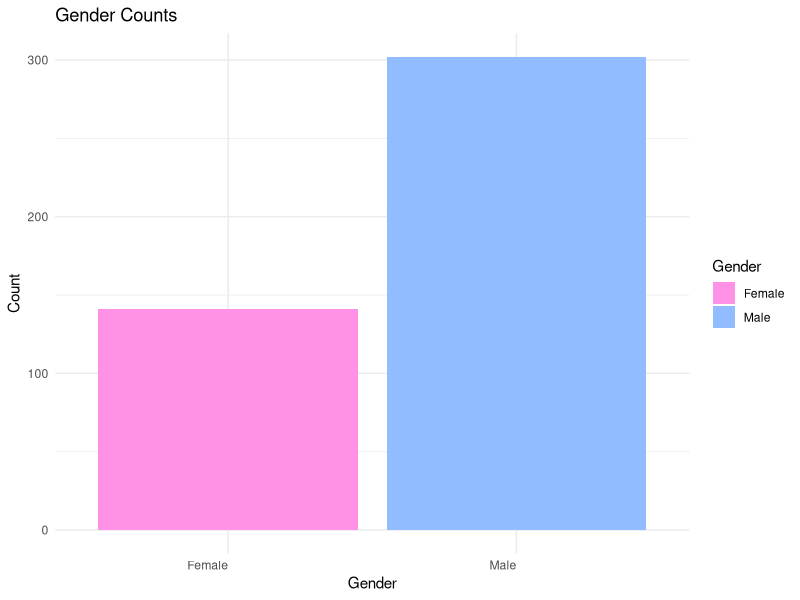
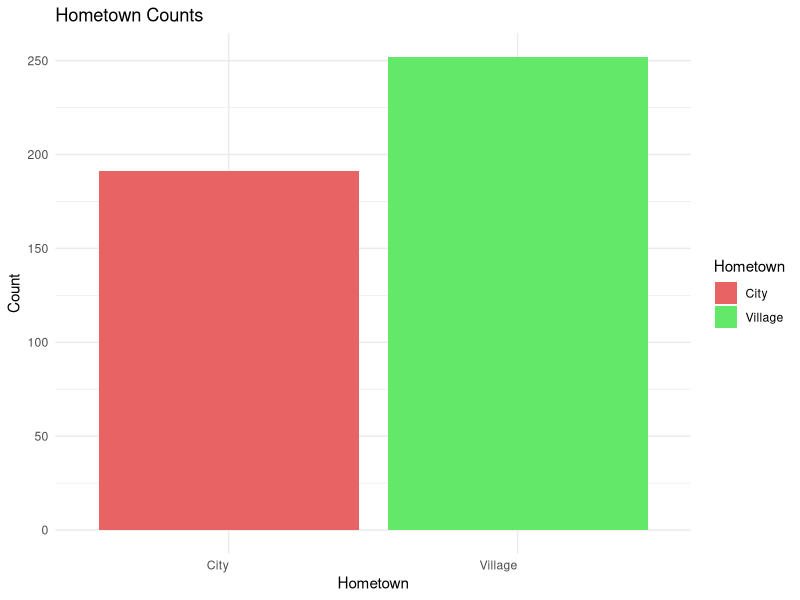
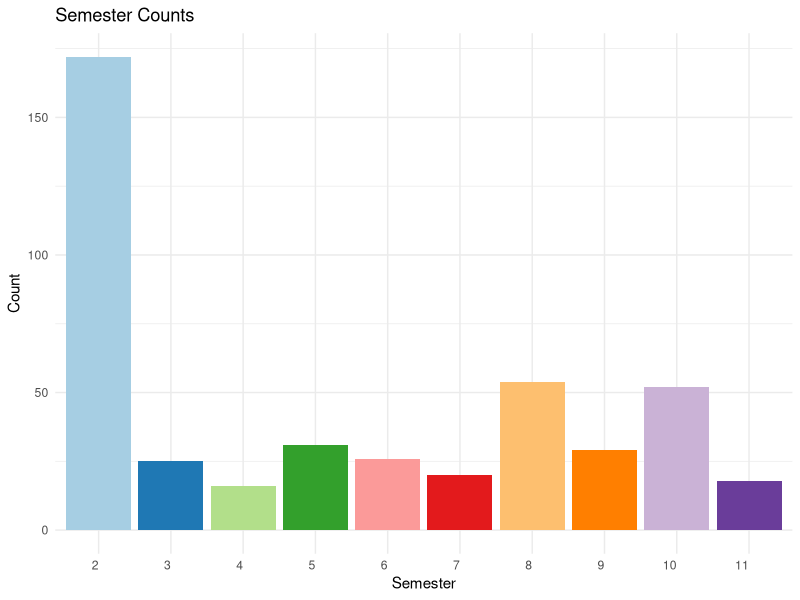
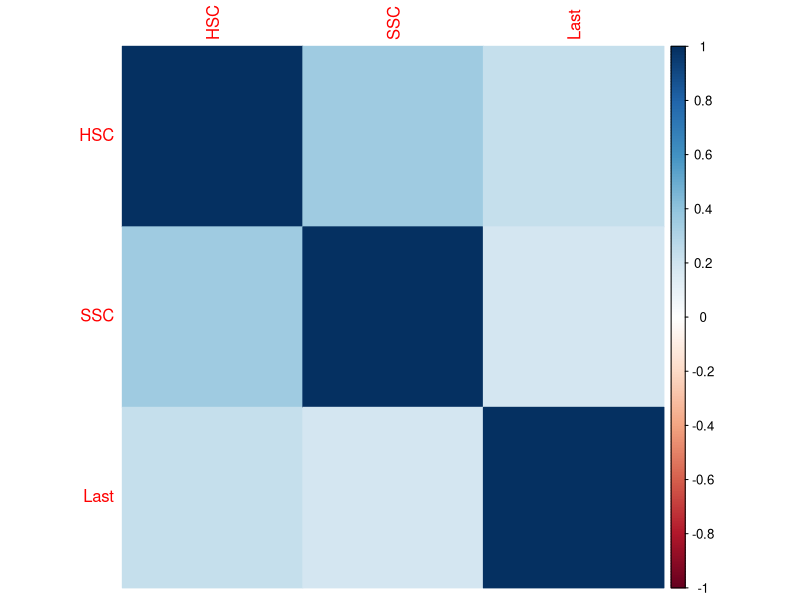

The R script that drew these images, in order:
## ---- chunk 1
knitr::opts_chunk$set(echo = TRUE)


library(ggplot2)
library(tidyverse)
library(corrplot)
## ---- chunk 2
students <- read.csv("ResearchInformation3.csv", stringsAsFactors = TRUE)

# Extract the numerical part of the Semester data and set it as a factor. Otherwise it puts 10th, 11th, and 12th before 2nd on the graph. This might also help in our later analysis

semester_numbers <- as.numeric(gsub("th|rd|nd", "", students$Semester))
students$Semester <- semester_numbers
students$Semester_factor <- as.factor(students$Semester)
## ---- chunk 3
# range of the response variable
range_gpa = range(students$Overall); range_gpa
# range of some other variables for curiosity
HSC_range = range(students$HSC); HSC_range
SSC_range = range(students$SSC); SSC_range

students[352,]
## ---- chunk 4
only_cs <- students[students$Department == 'Computer Science and Engineering', ]
only_cs <- only_cs[, colnames(only_cs)[colnames(only_cs) != 'Department']]

# Department
# ggplot(only_cs, aes(x = fct_rev(fct_infreq(Department)), fill = Department)) +
#   geom_bar() +
#   labs(title = "Department Counts", x = "Department", y = "Count") +
#   theme_minimal() +
#   theme(axis.text.x = element_text(angle = 45, hjust = 1)) +
#   scale_fill_brewer(palette = "Paired")

# Gender
ggplot(only_cs, aes(x = fct_rev(fct_infreq(Gender)), fill = Gender)) +
  geom_bar() +
  labs(title = "Gender Counts", x = "Gender", y = "Count") +
  theme_minimal() +
  theme(axis.text.x = element_text(hjust = 1)) +
  scale_fill_manual(values = c("Male" = "#91BCFF", "Female" = "#ff91e6"))

# Hometown
ggplot(only_cs, aes(x = fct_rev(fct_infreq(Hometown)), fill = Hometown)) +
  geom_bar() +
  labs(title = "Hometown Counts", x = "Hometown", y = "Count") +
  theme_minimal() +
  theme(axis.text.x = element_text(hjust = 1)) +
  scale_fill_manual(values = c("City" = "#e86464", "Village" = "#64e869"))

# Semester
ggplot(only_cs, aes(x = Semester_factor, fill = Semester_factor)) +
  geom_bar(show.legend = FALSE) +  # Hide legend
  labs(title = "Semester Counts", x = "Semester", y = "Count") +
  theme_minimal() +
  theme(axis.text.x = element_text(hjust = 1)) +  # Rotate labels
  scale_fill_brewer(palette = "Paired") +
  scale_x_discrete(breaks = unique(only_cs$Semester_factor))

# Correlation Plot of Continious Variables.
continious_cols <- c("HSC", "SSC", "Last")

corrplot(cor(only_cs[, continious_cols]), method="color")
